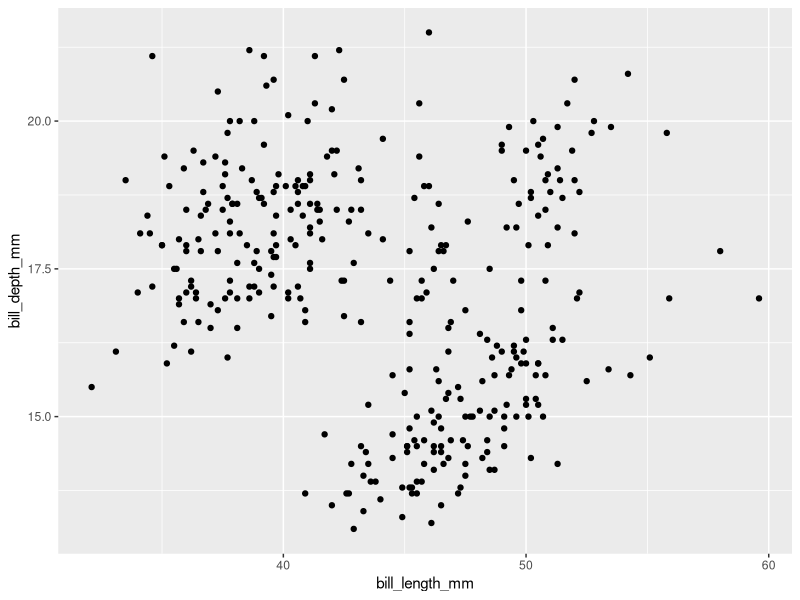
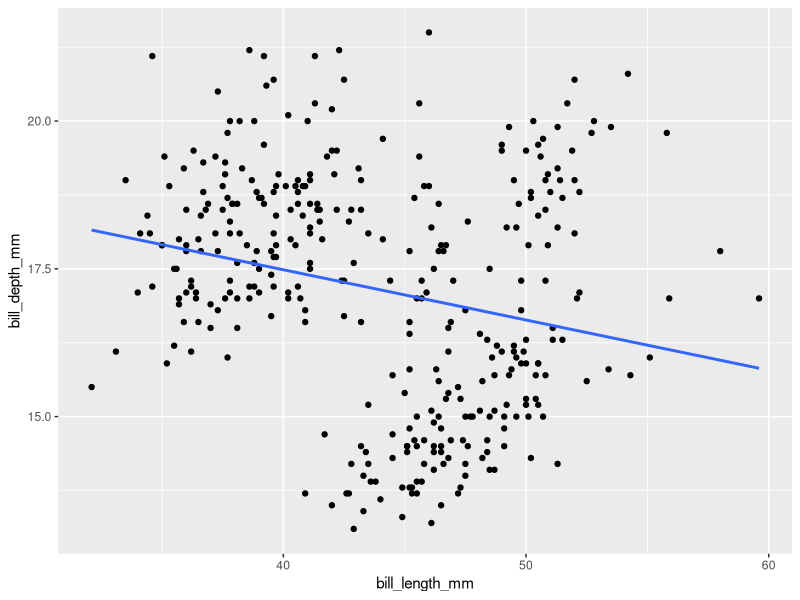
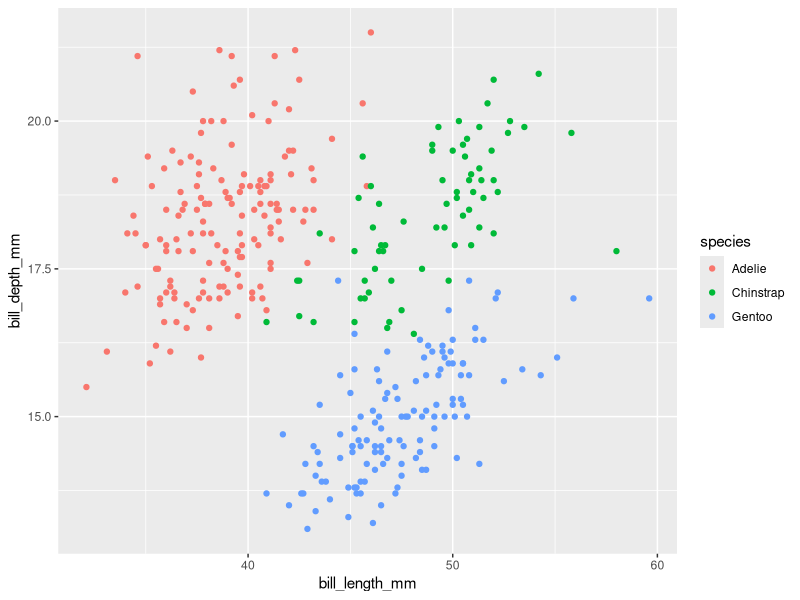
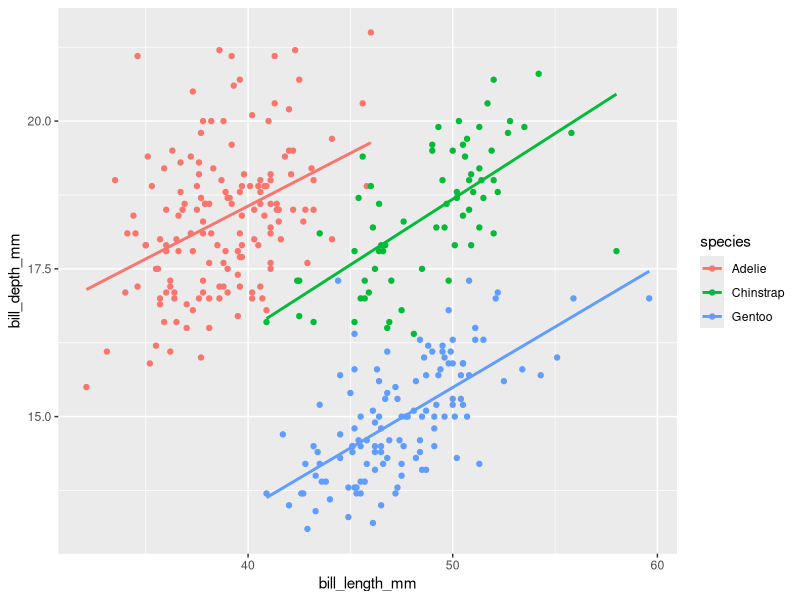
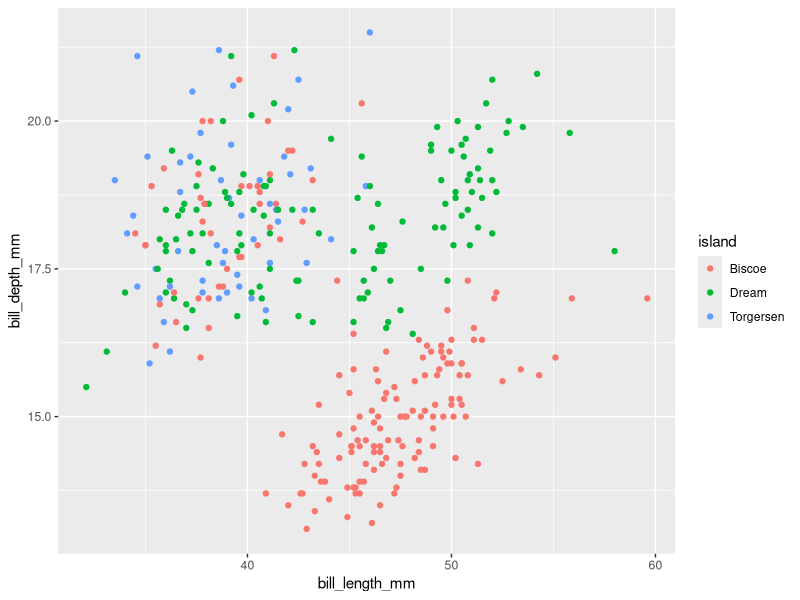
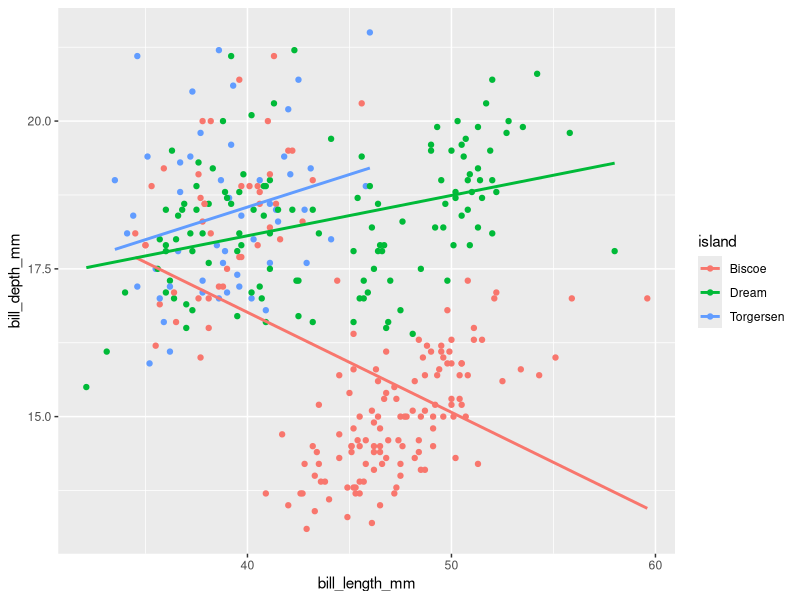
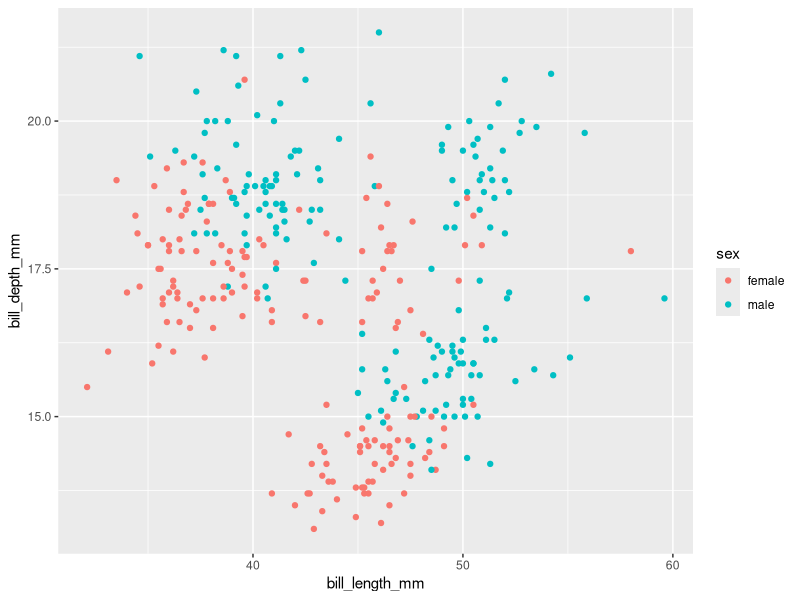
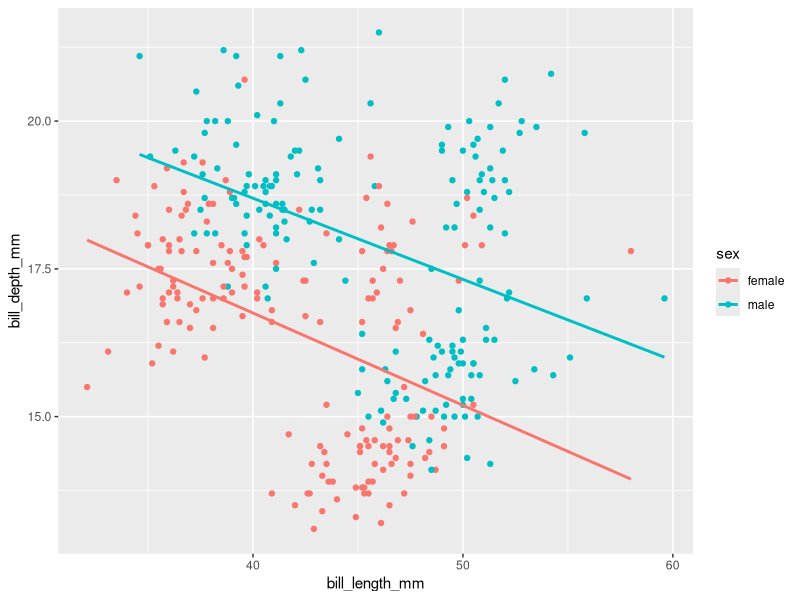

Generate these figures, in order, with R: (Note: this script raises an error after producing the figures.)
#24-0526 

#
if(!require(palmerpenguins))install.packages("palmerpenguins")
library(palmerpenguins)
library(tidyverse)

# ----
penguins

# palmerpenguins ----
#https://allisonhorst.github.io/palmerpenguins/

# 1 패키지::데이터 ----
palmerpenguins::penguins
penguins

# 1-1
str(penguins)
penguins |> str()

#
penguins |> 
  ggplot(aes(x = bill_length_mm, 
             y = bill_depth_mm)) +
  geom_point() 



#
penguins #344
penguins |> 
  drop_na(bill_length_mm, bill_depth_mm)

penguins |> 
  filter(is.na(bill_length_mm))

# penguins |> 
#   mutate(number = row_number(), .before = 1) -> penguins_2edit

# 2----
penguins |> 
  drop_na(bill_length_mm, bill_depth_mm) |> 
  ggplot(aes(bill_length_mm, bill_depth_mm)) +
  geom_point() +
  geom_smooth(method = "lm", se = F) # -- 회귀선 (추세선))

# 3 species ----
penguins |> 
  drop_na(bill_length_mm, bill_depth_mm) |> 
  ggplot(aes(x = bill_length_mm, 
             y = bill_depth_mm,
             color = species)) +
  geom_point()


## 3-1 species ----
penguins |> 
  drop_na(bill_length_mm, bill_depth_mm) |> 
  ggplot(aes(x = bill_length_mm, 
             y = bill_depth_mm,
             color = species)) +
  geom_point() +
  geom_smooth(method = "lm", se = F)


# 4 smooth by island  ---- 
penguins |> 
  drop_na(bill_length_mm, bill_depth_mm) |> 
  ggplot(aes(x = bill_length_mm, 
             y = bill_depth_mm,
             colour = island)) +
  geom_point()

# 4-1 island ----
penguins |> 
  drop_na(bill_length_mm, bill_depth_mm) |> 
  ggplot(aes(x = bill_length_mm, 
             y = bill_depth_mm,
             colour = island)) +
  geom_point() +
  geom_smooth(method = "lm", se = F) #--회귀선 

# 5 sex ----
penguins |> 
  drop_na() |> 
  ggplot(aes(x = bill_length_mm, 
             y = bill_depth_mm,
             colour = sex)) +
  geom_point()

# 5-1 sex ----
penguins |> 
  drop_na() |> 
  ggplot(aes(x = bill_length_mm, 
             y = bill_depth_mm,
             colour = sex)) +
  geom_point() +
  geom_smooth(method = "lm", se = F) #--회귀선 



# 6 면분할 ---- 
penguins |> 
  drop_na() |> 
  ggplot(aes(x = bill_length_mm, 
             y = bill_depth_mm, 
             color = species)) +
  geom_point() +
  geom_smooth(method = "lm", se = F) +
  facet_grid(sex~island) +
  theme(legend.position = "top")


#
penguins
?geom_violin

penguins |> 
  ggplot(aes(x = bill_length_mm, 
             y = bill_depth_mm)) +
  geom_violin()

## 7-1 ----
penguins |> 
  drop_na() |> 
  ggplot(aes(x = bill_length_mm, 
             y = bill_depth_mm,
             color = species)) +
  geom_violin() +
  geom_smooth(method = "lm", se = F) +
  facet_grid(.~species) +
  theme(strip.background = element_rect(fill = "red"))

# facet_wrap(.~sex+species)
# facet_wrap(.~sex+species) 

bbc_style

geom_
